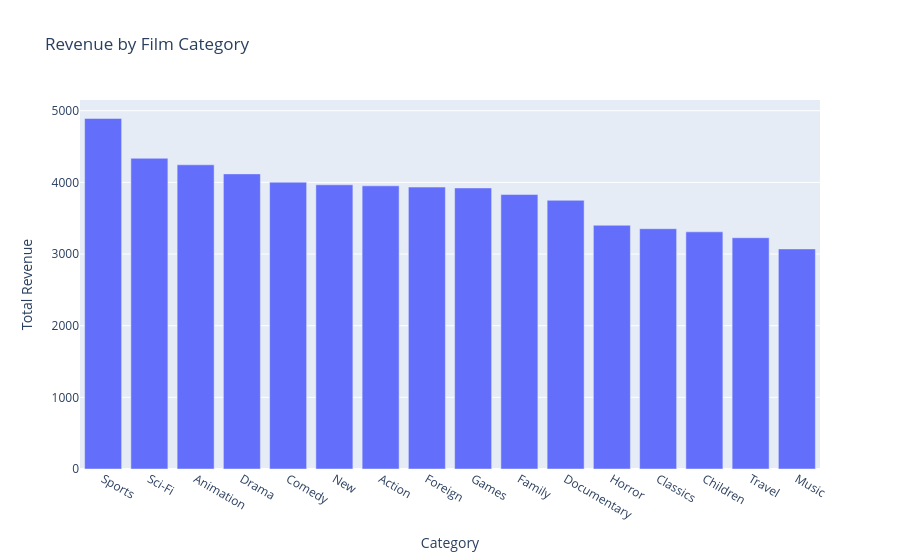

The cell this chart's notebook holds for it:
### Code cell
fig = px.bar(
    category_performance,
    x="category",
    y="total_revenue",
    title="Revenue by Film Category",
    labels={
        "category": "Category",
        "total_revenue": "Total Revenue"
    }
)

fig.show()

### Figure 1 — Plotly figure (JSON) as saved in the notebook; plotly's stock layout.template omitted (floating-point values rounded to 4 significant figures)
{"data": [{"hovertemplate": "Category=%{x}<br>Total Revenue=%{y}<extra></extra>", "legendgroup": "", "marker": {"color": "#636efa", "pattern": {"shape": ""}}, "name": "", "orientation": "v", "showlegend": false, "textposition": "auto", "type": "bar", "x": ["Sports", "Sci-Fi", "Animation", "Drama", "Comedy", "New", "Action", "Foreign", "Games", "Family", "Documentary", "Horror", "Classics", "Children", "Travel", "Music"], "xaxis": "x", "y": [4892.0, 4336.0, 4245.0, 4118.0, 4002.0, 3966.0, 3952.0, 3934.0, 3922.0, 3830.0, 3750.0, 3401.0, 3353.0, 3309.0, 3227.0, 3072.0], "yaxis": "y"}], "layout": {"barmode": "relative", "legend": {"tracegroupgap": 0}, "title": {"text": "Revenue by Film Category"}, "xaxis": {"anchor": "y", "domain": [0, 1], "title": {"text": "Category"}}, "yaxis": {"anchor": "x", "domain": [0, 1], "title": {"text": "Total Revenue"}}}}
